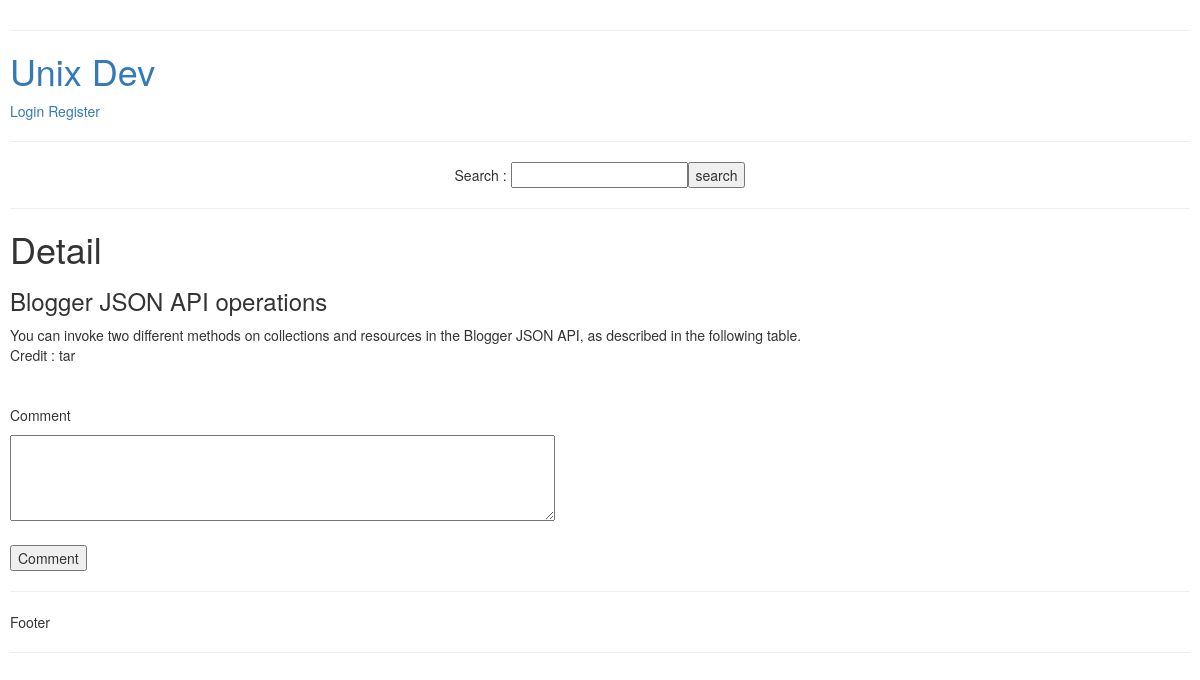
/blog/27/, run on the app's committed database.
### blog/models.py (models this page shows, shortened)
class Blog(models.Model):
    user = models.ForeignKey(User, on_delete=models.CASCADE, default=1)
    title = models.CharField(max_length=100)
    content = models.CharField(max_length=255)
    created_at = models.DateTimeField(auto_now_add=True)
    updated_at = models.DateTimeField(auto_now=True)

### blog/views.py (the view)
# urls.py: path('<int:pk>/', views.detail, name='detail'),
def detail(request,pk):
    blog = get_object_or_404(Blog, pk=pk)
    user_check = get_object_or_404(User, pk=blog.user_id) # get name user form blog
    if((request.user.has_perm('blog.change_blog') and str(user_check.username) == str(request.user)) or 'admin' == str(request.user)):
        edit = True
    else:
        edit = False
    data = {
        'blog': blog,
        'credit':user_check.username ,
        'edit': edit,
        'user':{
            'user_name': request.user ,
            'status_login': sessionResult(request)
            },
        'user_delete_comment' : 0,
        'comment': False
        }
    if request.session.keys():
        data['comment'] = True
        if 'admin' == str(request.user):
            data['user_delete_comment'] = True
        elif request.user.has_perm('blog.delete_comment'):
            data['user_delete_comment'] = int(request.session['_auth_user_id'])
    print(data['user_delete_comment'])
    return render(request, 'blog/detail.html', data)

### blog/views.py (called while the page is built)
def sessionResult(request):
    if request.session.keys():
        return True
    else:
        return False

### blog/templates/blog/detail.html (shortened to what this page needs)
{% extends 'base_layout.html' %}
{% block content %}
<div>
    <h1>Detail</h1>
    <h3>{{ blog.title }}</h3>
    <div>
        {{ blog.content }}
    </div>
    <p>Credit : {{credit}}</p>
    <br>
    {% if True %}
    <form action="{% url 'blog:comment' blog.id %}" method="post">
            <p>Comment</p>
                <textarea name="comment" rows="4" cols="70"></textarea>
            <br>
            <br>
            <input type="submit" value="Comment">
    </form>
    {% endif %}
</div>
{% endblock %}

### data on the page
Blog: title "Blogger JSON API operations", content "You can invoke two different methods on collections and resources in the Blogger JSON API, as described in the following table."

### other printed values
{{ credit }} "tar"
